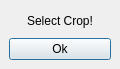
<ui version="4.0" >
 <class>Dialog</class>
 <widget class="QDialog" name="Dialog" >
  <property name="geometry" >
   <rect>
    <x>0</x>
    <y>0</y>
    <width>120</width>
    <height>69</height>
   </rect>
  </property>
  <property name="windowTitle" >
   <string/>
  </property>
  <property name="windowIcon" >
   <iconset resource="../resources/resources.qrc" >:/exceptions.png</iconset>
  </property>
  <property name="autoFillBackground" >
   <bool>true</bool>
  </property>
  <layout class="QGridLayout" >
   <property name="margin" >
    <number>9</number>
   </property>
   <property name="spacing" >
    <number>6</number>
   </property>
   <item row="1" column="0" >
    <widget class="QPushButton" name="pushButton" >
     <property name="sizePolicy" >
      <sizepolicy>
       <hsizetype>5</hsizetype>
       <vsizetype>0</vsizetype>
       <horstretch>0</horstretch>
       <verstretch>0</verstretch>
      </sizepolicy>
     </property>
     <property name="text" >
      <string>Ok</string>
     </property>
    </widget>
   </item>
   <item row="0" column="0" >
    <widget class="QLabel" name="label" >
     <property name="text" >
      <string>Select Crop!</string>
     </property>
     <property name="alignment" >
      <set>Qt::AlignCenter</set>
     </property>
    </widget>
   </item>
  </layout>
 </widget>
 <resources>
  <include location="../resources/resources.qrc" />
 </resources>
 <connections>
  <connection>
   <sender>pushButton</sender>
   <signal>clicked()</signal>
   <receiver>Dialog</receiver>
   <slot>close()</slot>
   <hints>
    <hint type="sourcelabel" >
     <x>162</x>
     <y>87</y>
    </hint>
    <hint type="destinationlabel" >
     <x>266</x>
     <y>79</y>
    </hint>
   </hints>
  </connection>
 </connections>
</ui>
